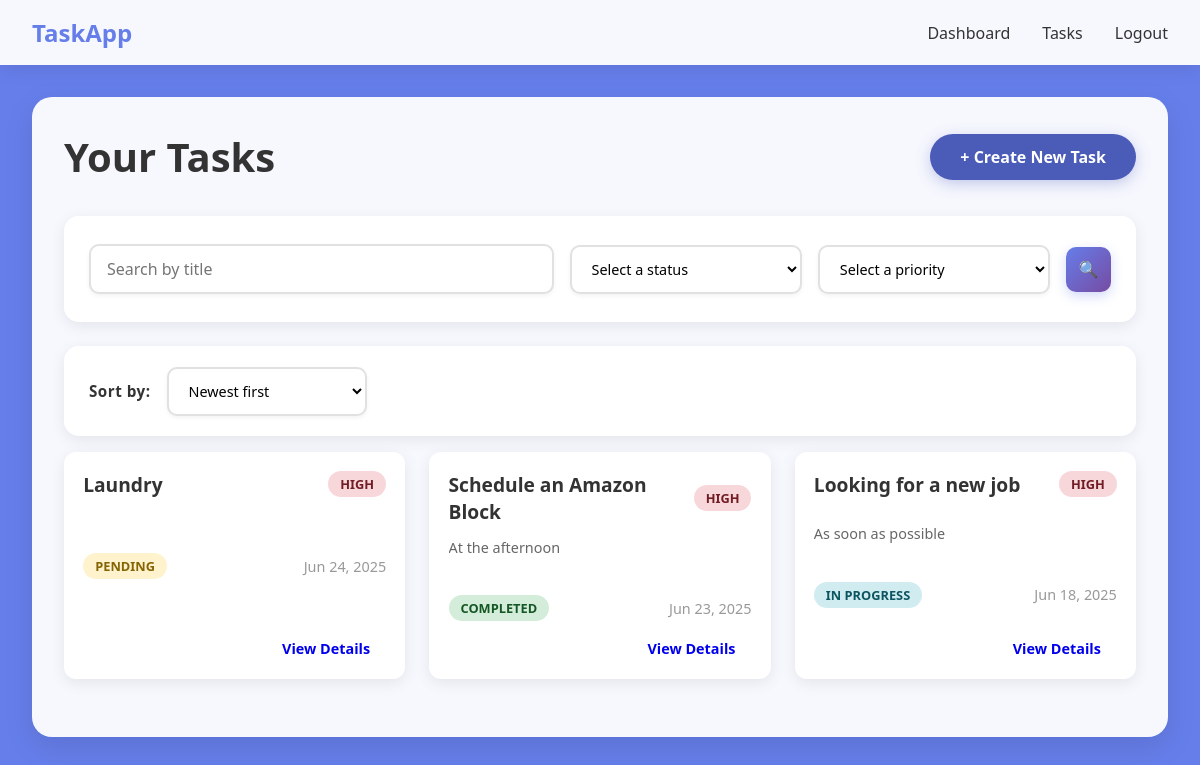
/tasks/ (signed in), run on an earlier commit of the app's database.
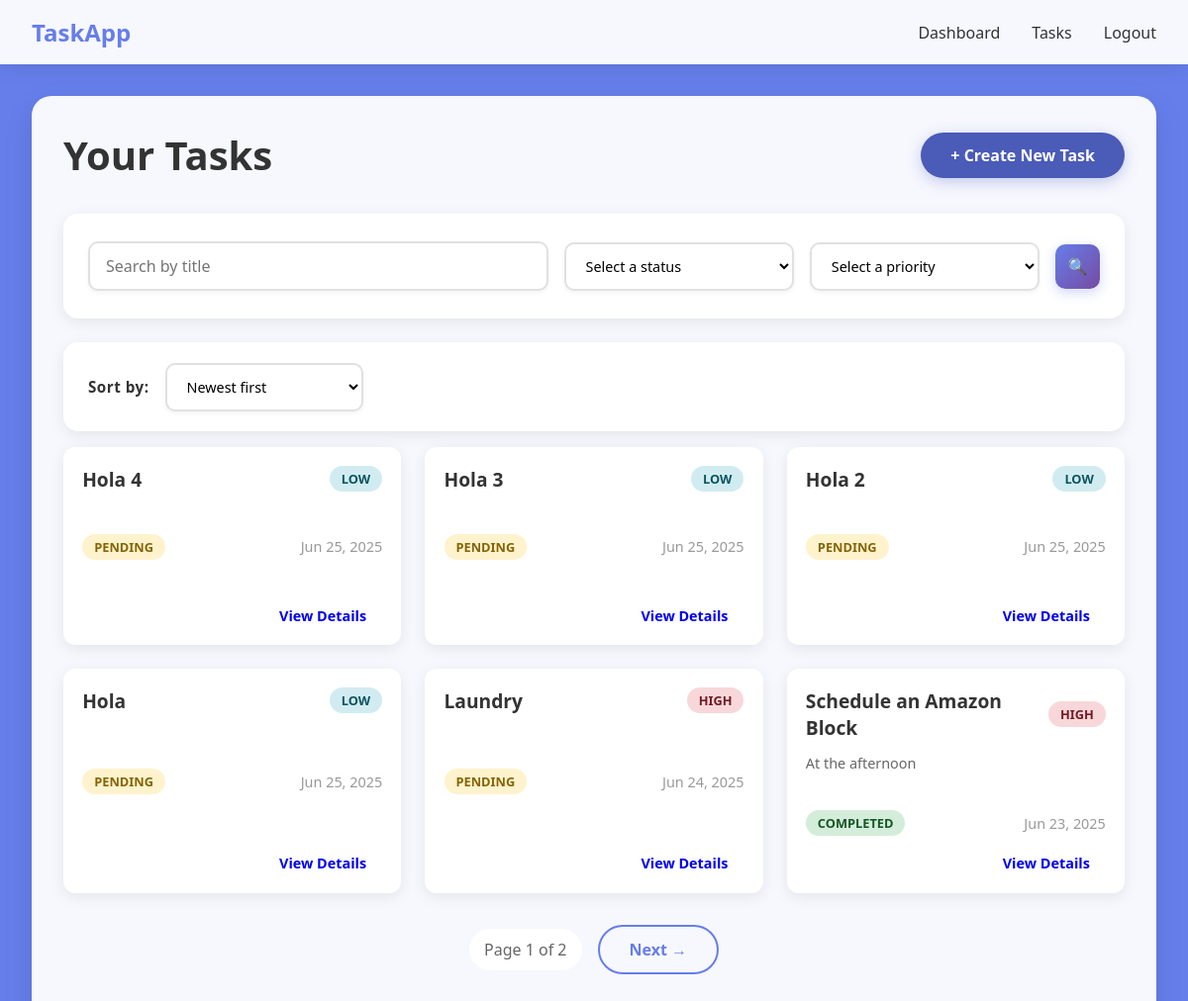
And on a later commit of the database.
### tasks/models.py (models this page shows, shortened)
class Task(models.Model):
    class Priority(models.TextChoices):
        HIGH = 'high', 'High'
        MEDIUM = 'medium', 'Medium'
        LOW = 'low', 'Low'
    class Status(models.TextChoices):
        COMPLETED = 'completed', 'Completed'
        IN_PROGRESS = 'in_progress', 'In Progress'
        PENDING = 'pending', 'Pending'
    title = models.CharField(max_length=200)
    description = models.TextField(null=True, blank=True)
    created_at = models.DateTimeField(auto_now_add=True)
    updated_at = models.DateTimeField(auto_now=True)
    priority = models.CharField(max_length=10, choices=Priority.choices, default=Priority.LOW)
    status = models.CharField(max_length=20, choices=Status.choices, default=Status.PENDING)
    user = models.ForeignKey(User, on_delete=models.CASCADE)

### tasks/views.py (the view)
# urls.py: path('', include('tasks.urls')),
@login_required
def tasks(request):
    title = request.GET.get('title', '')
    status = request.GET.get('status', 'default')
    priority = request.GET.get('priority', 'default')
    order_by = request.GET.get('order_by', '-created_at')
    valid_orders = ['-created_at', 'created_at', 'priority', '-priority', 'title']
    if order_by not in valid_orders:
        order_by = '-created_at'
    tasks_list = Task.objects.filter(user=request.user)
    if title:
        tasks_list = tasks_list.filter(title__icontains=title)
    if status != 'default' and status:
        tasks_list = tasks_list.filter(status=status)
    if priority != 'default' and priority:
        tasks_list = tasks_list.filter(priority=priority)
    tasks_list = tasks_list.order_by(order_by)
    paginator = Paginator(tasks_list, 6)
    page_number = request.GET.get('page')
    tasks = paginator.get_page(page_number)
    form = TaskForm()
    return render(request, 'tasks.html', {
        'tasks': tasks,
        'form': form,
        'current_order': order_by,
        'title': title,
        'status': status,
        'priority': priority,
    })

### tasks/forms.py
class TaskForm(ModelForm):
    class Meta:
        model = Task
        fields = ['title', 'description', 'priority', 'status']

### tasks/templates/tasks.html (shortened to what this page needs)
{% extends 'base.html' %}
{% block content %}
    <div class="main-content">
        <div class="tasks-container">
            <div class="tasks-header">
                <h1>Your Tasks</h1>
                <button id="openModalBtn" class="btn btn-primary">+ Create New Task</button>
            </div>
            <div class="search-container">
                <form method="get" action="{% url 'tasks' %}">
                    <input name="title" type="text" placeholder="Search by title" autocomplete="off" value="{{ title }}">
                    <select name="status" id="status">
                        <option value="default" {% if status == "default" or not status %}selected{% endif %}>Select a status</option>
                    </select>
                    <select name="priority" id="priority">
                        <option value="default" {% if priority == "default" or not priority %}selected{% endif %}>Select a priority</option>
                    </select>
                    <button id="searchBtn">🔍</button>
                </form>
            </div>
            <div class="sort-container">
                <label for="sort-select">Sort by:</label>
                <select id="sort-select" onchange="changeSorting()">
                    <option value="-created_at" {% if current_order == "-created_at" %}selected{% endif %}>Newest first</option>
                </select>
            </div>
            <div class="tasks-grid">
                {% for task in tasks %}
                    <div class="task-card">
                        <div class="task-card-header">
                            <h3>{{ task.title }}</h3>
                            <span class="task-priority priority-{{ task.priority }}">{{ task.get_priority_display }}</span>
                        </div>
                        <div class="task-card-body">
                            {% if task.description %}
                                <p class="task-description">{{ task.description|truncatewords:15 }}</p>
                            {% endif %}
                            <div class="task-meta">
                                <span class="task-status status-{{ task.status }}">{{ task.get_status_display }}</span>
                                <span class="task-date">{{ task.created_at|date:"M d, Y" }}</span>
                            </div>
                        </div>
                        <div class="task-card-footer">
                            <a href="{% url 'task_details' task.id %}" class="btn btn-small">View Details</a>
                        </div>
                    </div>
                {% empty %}
                    <div class="no-tasks-card">
                        <h3>No tasks yet!</h3>
                        <p>Create your first task to get started</p>
                        <button onclick="document.getElementById('openModalBtn').click()" class="btn btn-primary">Create Task</button>
                    </div>
                {% endfor %}
            </div>
            {% if tasks.has_other_pages %}
                <div class="pagination-container">
                    <div class="pagination">
                        <span class="page-info">
                            Page {{ tasks.number }} of {{ tasks.paginator.num_pages }}
                        </span>
                        {% if tasks.has_next %}
                            <a href="?page={{ tasks.next_page_number }}&title={{ title }}&status={{ status }}&priority={{ priority }}&order_by={{ current_order }}" class="btn btn-secondary">Next →</a>
                        {% endif %}
                    </div>
                </div>
            {% endif %}
        </div>
    </div>
{% endblock %}

### tasks/templates/base.html (shortened to what this page needs)
{% load static %}
<!DOCTYPE html>
<html lang="en">
<head>
    <link rel="stylesheet" href="{% static 'styles.css' %}">
</head>
<body>
    <header class="header">
        <nav class="navbar">
            <div class="nav-brand">
                <a href="{% url 'home' %}">TaskApp</a>
            </div>
            <ul class="nav-links">
                {% if user.is_authenticated %}
                    <li>
                        <a href="{% url 'dashboard' %}">Dashboard</a>
                    </li>
                    <li>
                        <a href="{% url 'tasks' %}">Tasks</a>
                    </li>
                    <li>
                        <a href="{% url 'signout' %}">Logout</a>
                    </li>
                {% endif %}
            </ul>
        </nav>
    </header>
    {% block content %}
    {% endblock %}
</body>
</html>

What changed in the data, as far as the page shows it:
no longer on this page (row unchanged): Task: title "Looking for a new job", priority "HIGH", description "As soon as possible", status "IN PROGRESS", created_at "Jun 18, 2025"
added Task: title "Hola 4", priority "LOW", status "PENDING", created_at "Jun 25, 2025"
added Task: title "Hola 3", priority "LOW", status "PENDING", created_at "Jun 25, 2025"
added Task: title "Hola 2", priority "LOW", status "PENDING", created_at "Jun 25, 2025"
added Task: title "Hola", priority "LOW", status "PENDING", created_at "Jun 25, 2025"
Also different on the page:
{{ tasks.number }}: (not shown) → "1"
{{ tasks.paginator.num_pages }}: (not shown) → "2"
text now shown: "Page of Next →"
